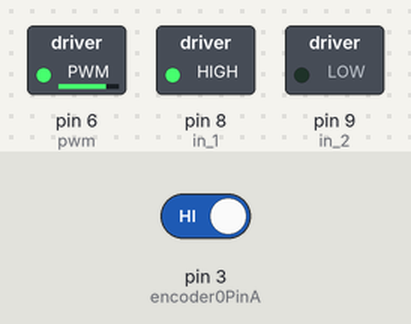
Simulated run of this sketch. Board: Arduino Uno, built with avr-gcc and run on an emulated ATmega328P. On the bench: switched loads named in the sketch (green lamp = pin HIGH). The inputs (shaded band) are chosen by the test bench; at power-on: pin 3 (encoder0PinA) HIGH. What the sketch prints to the serial monitor is not drawn.

Above: at 0.1 s.
Timing chart, 0 to 1.6 s (numbered marks = the images above):
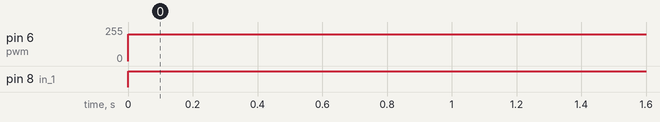

Measured:
- by itself, pin 6 (pwm): 0/255 → 200/255 at 0.00 s
- by itself, pin 8 (in_1): LOW → HIGH at 0.00 s

The sketch:

motorschris.ino
```cpp
const int wheel_d = 60;           // Wheel diameter (mm)
const float wheel_c = PI * wheel_d; // Wheel circumference (mm)
const int counts_per_rev = 1920;   // (8 pairs N-S) * (120:1 gearbox) * (2 falling/rising edges)
const float count_to_dist = (wheel_c / counts_per_rev) ; // (1 tick = mm)

const int pwm = 6 ;  //initializing pin 2 as pwm
const int in_1 = 8 ;
const int in_2 = 9 ;

int dist;
int encoder0PinA = 3;
int encoder0PinB = 4;
int encoder0Pos = 0;

int currentSpeed = 0;
long startTime = 0;

void setup() {
  // put your setup code here, to run once:
  pinMode(pwm,OUTPUT) ;   //we have to set PWM pin as output
  pinMode(in_1,OUTPUT) ;  //Logic pins are also set as output
  pinMode(in_2,OUTPUT) ;

  pinMode (encoder0PinA, INPUT);
  pinMode (encoder0PinB, INPUT);
  Serial.begin (115200);
  attachInterrupt(digitalPinToInterrupt(encoder0PinA), count, CHANGE);
  //drive();
}


void loop() {
  int count;

  //while(1){

  count = ((millis())%2);
  // put your main code here, to run repeatedly:
  Serial.print("count");

       Serial.println(count);
  if (count == 0){
    currentSpeed = 200;
       Serial.print("dist");

       Serial.println(dist);

//    Serial.println(millis());
//    Serial.println(startTime);

  }
//  else {
//    currentSpeed = 0;
//
//  }
  drive(currentSpeed);
   Serial.println(dist);


  }
  /*
  while(1){
    if(count%2 == 0){
      drive(200);
    } else {
      drive(0);
    }
    delay(1000);
    count++;
  }*/


void drive(int speed){

  digitalWrite(in_1,HIGH) ;
  //Serial.println("high");

  digitalWrite(in_2,LOW) ;
  //Serial.println("low");
  analogWrite(pwm, speed) ;

//  delay(2000);
//  digitalWrite(in_1,LOW) ;
//  digitalWrite(in_2,LOW) ;
//  delay(1000) ;

  /*Serial.println("drive");
  digitalWrite(in_1,HIGH) ;
  Serial.println("high");

  digitalWrite(in_2,LOW) ;
  Serial.println("low");
  analogWrite(pwm,255) ;
  Serial.println("PWERJGRAK");
  delay(3000) ;
    Serial.println("delay");
analogWrite(pwm,0) ;
//For brake
  Serial.println("fasjrdikglie");

  digitalWrite(in_1,LOW) ;
  digitalWrite(in_2,LOW) ;
  delay(1000) ;*/
  return;
}

void count() {
  encoder0Pos++;
  dist = (encoder0Pos * count_to_dist ); //distance in mm
//  Serial.println(encoder0Pos);
//  Serial.print("  Distance: ");
//  Serial.println(dist);
}
```
